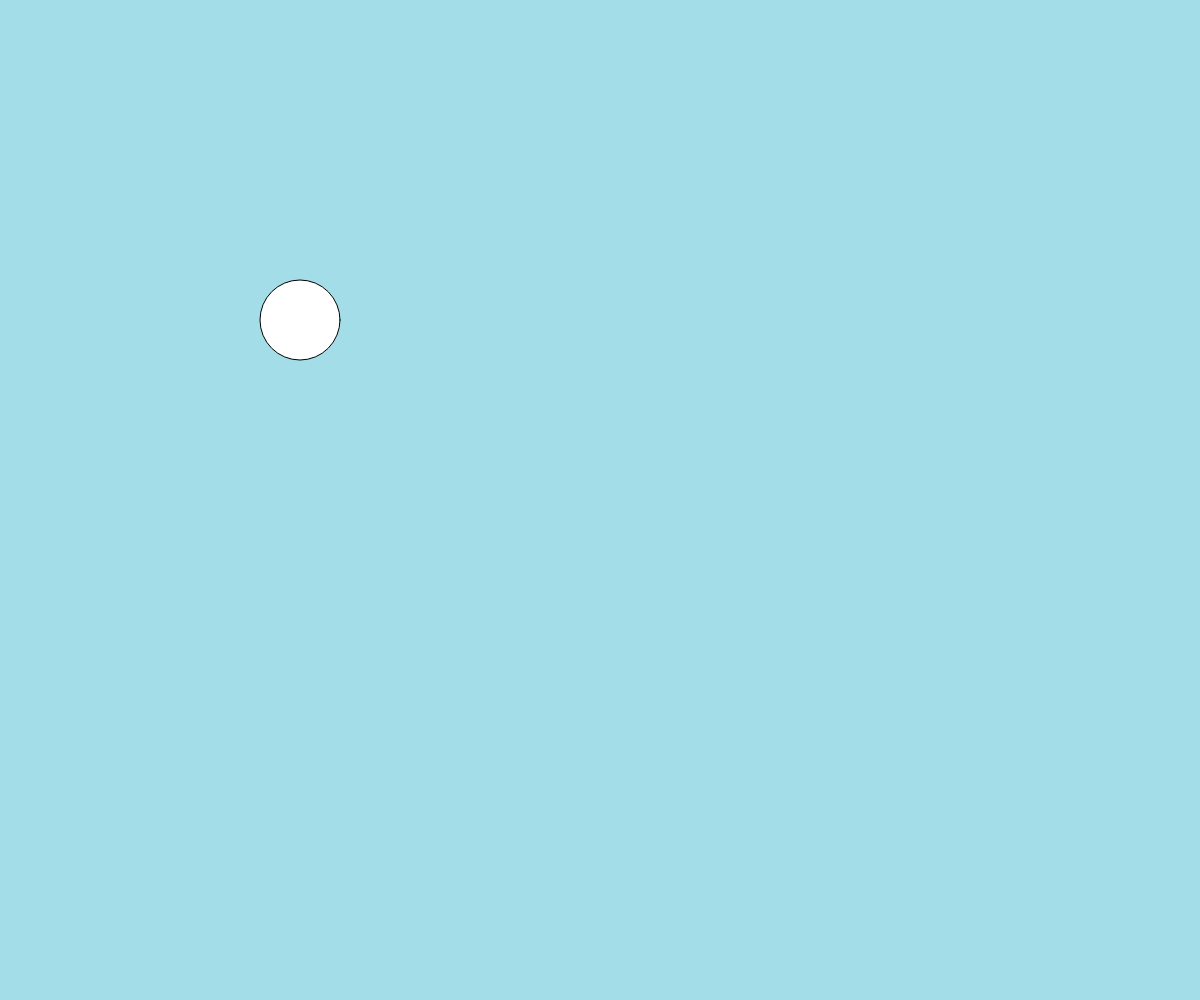
Frame 1 (no input)
Frame 60 (no input): identical to frame 1, image omitted
Frame 120 (the mouse pressed at the canvas centre since frame 60): identical to frame 1, image omitted

The p5.js sketch that drew this single still picture (run headless with seeded random() and noise() and a simulated clock; from frame 60 on, the mouse is pressed at the canvas centre):

// p5.js sketch
// ── sketch.js
// Interactive Scene
// Mishal
// 18 Sep 2024



function setup() {
  createCanvas(windowWidth, windowHeight);
}

function draw() {
  background(163, 222, 232);
//   //draw a body
  // circle for the head
  circle(300,320,80);
//   fill(222, 187, 153);
//   // triangle for the body ; triangle(x1, y1, x2, y2, x3, y3) 
//   triangle(300, 359, 400, 497, 220, 500);
  
}
